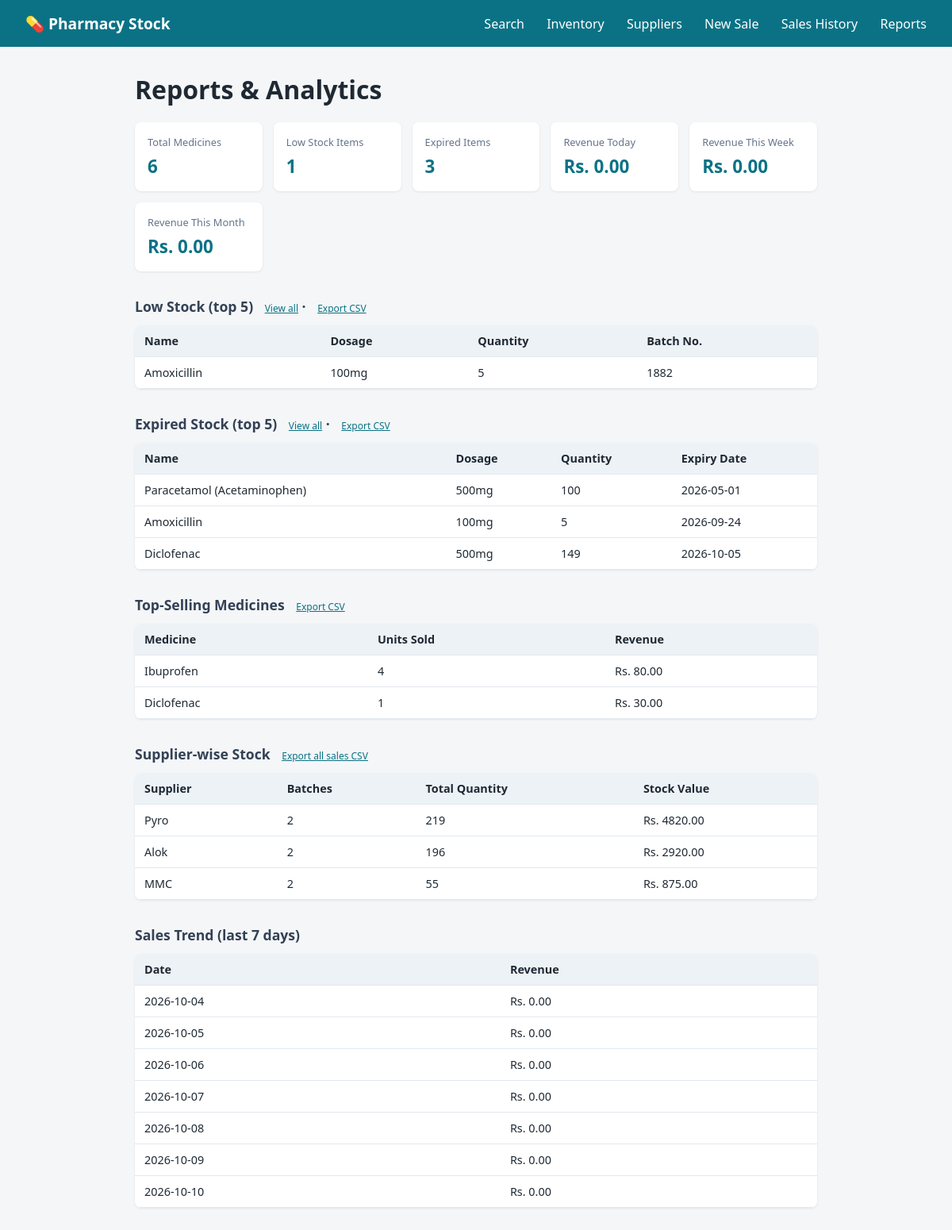
Page /reports on the committed database.
### tables this page shows
CREATE TABLE medicines (
            id INTEGER PRIMARY KEY AUTOINCREMENT,
            name TEXT NOT NULL,
            dosage TEXT NOT NULL,
            quantity INTEGER NOT NULL,
            batch_number TEXT NOT NULL,
            expiry_date TEXT NOT NULL,
            unit_price REAL NOT NULL DEFAULT 0,
            supplier_id INTEGER,
            FOREIGN KEY (supplier_id) REFERENCES suppliers (id)
        );

CREATE TABLE sale_items (
            id INTEGER PRIMARY KEY AUTOINCREMENT,
            sale_id INTEGER NOT NULL,
            medicine_id INTEGER,
            medicine_name TEXT NOT NULL,
            quantity INTEGER NOT NULL,
            unit_price REAL NOT NULL,
            line_total REAL NOT NULL,
            FOREIGN KEY (sale_id) REFERENCES sales (id)
        );

CREATE TABLE suppliers (
            id INTEGER PRIMARY KEY AUTOINCREMENT,
            name TEXT NOT NULL,
            contact_person TEXT,
            phone TEXT,
            email TEXT,
            address TEXT,
            status TEXT NOT NULL DEFAULT 'active'
        );

### app.py (the view)
@app.route("/reports")
def reports_dashboard():
    conn = get_db_connection()
    low_stock = get_low_stock_medicines(conn)
    expired = get_expired_medicines(conn)
    top_selling = get_top_selling_medicines(conn, limit=5)
    revenue = get_revenue_summary(conn)
    supplier_totals = get_supplier_purchase_totals(conn)
    trend = get_sales_trend(conn)
    total_medicines = conn.execute("SELECT COUNT(*) AS c FROM medicines").fetchone()["c"]
    conn.close()
    return render_template(
        "reports.html",
        low_stock=low_stock[:5], low_stock_count=len(low_stock),
        expired=expired[:5], expired_count=len(expired),
        top_selling=top_selling,
        revenue=revenue,
        supplier_totals=supplier_totals,
        trend=trend,
        total_medicines=total_medicines,
    )

### app.py (called while the page is built)
def get_db_connection():
    conn = sqlite3.connect(DB_NAME)
    conn.row_factory = sqlite3.Row  # lets us access columns by name
    conn.execute("PRAGMA foreign_keys = ON")
    return conn

def get_low_stock_medicines(conn, threshold=LOW_STOCK_THRESHOLD):
    return conn.execute(
        "SELECT * FROM medicines WHERE quantity <= ? ORDER BY quantity", (threshold,)
    ).fetchall()

def get_expired_medicines(conn):
    today = date.today().isoformat()
    return conn.execute(
        "SELECT * FROM medicines WHERE expiry_date < ? ORDER BY expiry_date", (today,)
    ).fetchall()

def get_top_selling_medicines(conn, limit=10):
    return conn.execute("""
        SELECT sale_items.medicine_name AS name,
               SUM(sale_items.quantity) AS total_qty,
               SUM(sale_items.line_total) AS total_revenue
        FROM sale_items
        JOIN sales ON sale_items.sale_id = sales.id
        WHERE sales.status = 'completed'
        GROUP BY sale_items.medicine_name
        ORDER BY total_qty DESC
        LIMIT ?
    """, (limit,)).fetchall()

def get_revenue_summary(conn):
    today = date.today()
    week_start = (today - timedelta(days=today.weekday())).isoformat()
    month_start = today.replace(day=1).isoformat()
    def revenue_since(start_date):
        row = conn.execute(
            "SELECT COALESCE(SUM(total), 0) AS total FROM sales WHERE status = 'completed' AND sale_date >= ?",
            (start_date,)
        ).fetchone()
        return row["total"]
    return {
        "today": revenue_since(today.isoformat()),
        "week": revenue_since(week_start),
        "month": revenue_since(month_start),
        "all_time": revenue_since("0000-00-00"),
    }

def get_supplier_purchase_totals(conn):
    return conn.execute("""
        SELECT suppliers.name AS supplier_name,
               COUNT(medicines.id) AS batch_count,
               COALESCE(SUM(medicines.quantity), 0) AS total_quantity,
               COALESCE(SUM(medicines.quantity * medicines.unit_price), 0) AS stock_value
        FROM suppliers
        LEFT JOIN medicines ON medicines.supplier_id = suppliers.id
        GROUP BY suppliers.id
        ORDER BY stock_value DESC
    """).fetchall()

### templates/reports.html (shortened to what this page needs)
{% extends "base.html" %}
{% block content %}
    <h1>Reports &amp; Analytics</h1>
    <div class="cards-grid">
        <div class="stat-card">
            <div class="stat-label">Total Medicines</div>
            <div class="stat-value">{{ total_medicines }}</div>
        </div>
        <div class="stat-card">
            <div class="stat-label">Low Stock Items</div>
            <div class="stat-value">{{ low_stock_count }}</div>
        </div>
        <div class="stat-card">
            <div class="stat-label">Expired Items</div>
            <div class="stat-value">{{ expired_count }}</div>
        </div>
        <div class="stat-card">
            <div class="stat-label">Revenue Today</div>
            <div class="stat-value">Rs. {{ "%.2f"|format(revenue.today) }}</div>
        </div>
        <div class="stat-card">
            <div class="stat-label">Revenue This Week</div>
            <div class="stat-value">Rs. {{ "%.2f"|format(revenue.week) }}</div>
        </div>
        <div class="stat-card">
            <div class="stat-label">Revenue This Month</div>
            <div class="stat-value">Rs. {{ "%.2f"|format(revenue.month) }}</div>
        </div>
    </div>
    <div class="report-section">
        <h2>Low Stock (top 5) <a href="{{ url_for('low_stock_view') }}">View all</a> · <a href="{{ url_for('export_report', report_type='low_stock') }}">Export CSV</a></h2>
        <table>
            <thead><tr><th>Name</th><th>Dosage</th><th>Quantity</th><th>Batch No.</th></tr></thead>
            <tbody>
                {% for m in low_stock %}
                    <tr><td>{{ m.name }}</td><td>{{ m.dosage }}</td><td>{{ m.quantity }}</td><td>{{ m.batch_number }}</td></tr>
                {% else %}
                    <tr><td colspan="4">Nothing low on stock.</td></tr>
                {% endfor %}
            </tbody>
        </table>
    </div>
    <div class="report-section">
        <h2>Expired Stock (top 5) <a href="{{ url_for('expired_view') }}">View all</a> · <a href="{{ url_for('export_report', report_type='expired') }}">Export CSV</a></h2>
        <table>
            <thead><tr><th>Name</th><th>Dosage</th><th>Quantity</th><th>Expiry Date</th></tr></thead>
            <tbody>
                {% for m in expired %}
                    <tr><td>{{ m.name }}</td><td>{{ m.dosage }}</td><td>{{ m.quantity }}</td><td>{{ m.expiry_date }}</td></tr>
                {% else %}
                    <tr><td colspan="4">Nothing expired.</td></tr>
                {% endfor %}
            </tbody>
        </table>
    </div>
    <div class="report-section">
        <h2>Top-Selling Medicines <a href="{{ url_for('export_report', report_type='top_selling') }}">Export CSV</a></h2>
        <table>
            <thead><tr><th>Medicine</th><th>Units Sold</th><th>Revenue</th></tr></thead>
            <tbody>
                {% for r in top_selling %}
                    <tr><td>{{ r.name }}</td><td>{{ r.total_qty }}</td><td>Rs. {{ "%.2f"|format(r.total_revenue) }}</td></tr>
                {% else %}
                    <tr><td colspan="3">No sales recorded yet.</td></tr>
                {% endfor %}
            </tbody>
        </table>
    </div>
    <div class="report-section">
        <h2>Supplier-wise Stock <a href="{{ url_for('export_report', report_type='sales') }}">Export all sales CSV</a></h2>
        <table>
            <thead><tr><th>Supplier</th><th>Batches</th><th>Total Quantity</th><th>Stock Value</th></tr></thead>
            <tbody>
                {% for s in supplier_totals %}
                    <tr><td>{{ s.supplier_name }}</td><td>{{ s.batch_count }}</td><td>{{ s.total_quantity }}</td><td>Rs. {{ "%.2f"|format(s.stock_value) }}</td></tr>
                {% else %}
                    <tr><td colspan="4">No suppliers yet.</td></tr>
                {% endfor %}
            </tbody>
        </table>
    </div>
    <div class="report-section">
        <h2>Sales Trend (last 7 days)</h2>
        <table>
            <thead><tr><th>Date</th><th>Revenue</th></tr></thead>
            <tbody>
                {% for t in trend %}
                    <tr><td>{{ t.date }}</td><td>Rs. {{ "%.2f"|format(t.total) }}</td></tr>
                {% endfor %}
            </tbody>
        </table>
    </div>
{% endblock %}

### static/style.css (style rules this page uses)
* { box-sizing: border-box; }
body { font-family: 'Segoe UI', Arial, sans-serif; margin: 0; background: #f4f6f8; color: #1f2933; }
h1 { margin-bottom: 20px; }
h2 { margin-top: 32px; margin-bottom: 12px; font-size: 1.1rem; color: #334155; }
table { width: 100%; border-collapse: collapse; background: white; box-shadow: 0 1px 3px rgba(0,0,0,0.08); border-radius: 8px; overflow: hidden; }
th, td { padding: 10px 12px; text-align: left; border-bottom: 1px solid #e2e8f0; font-size: 0.9rem; }
th { background: #edf2f7; font-weight: 600; }
.cards-grid { display: grid; grid-template-columns: repeat(auto-fit, minmax(160px, 1fr)); gap: 14px; margin-bottom: 28px; }
.stat-card { background: white; border-radius: 8px; padding: 16px; box-shadow: 0 1px 3px rgba(0,0,0,0.08); }
.stat-label { font-size: 0.8rem; color: #64748b; margin-bottom: 6px; }
.stat-value { font-size: 1.4rem; font-weight: 700; color: #0b7285; }
.report-section { margin-bottom: 32px; }
.report-section h2 a { font-size: 0.75rem; font-weight: 500; color: #0b7285; margin-left: 10px; }

### rows in the picture
medicines: name "Amoxicillin", dosage "100mg", quantity "5", batch_number "1882", expiry_date "2026-09-24"
medicines: name "Paracetamol (Acetaminophen)", dosage "500mg", quantity "100", expiry_date "2026-05-01"
medicines: name "Diclofenac", dosage "500mg", quantity "149", expiry_date "2026-10-05"
sale_items: name "Ibuprofen", total_qty "4", total_revenue "80.00"
sale_items: name "Diclofenac", total_qty "1", total_revenue "30.00"
suppliers: supplier_name "Pyro", batch_count "2", total_quantity "219", stock_value "4820.00"
suppliers: supplier_name "Alok", batch_count "2", total_quantity "196", stock_value "2920.00"
suppliers: supplier_name "MMC", batch_count "2", total_quantity "55", stock_value "875.00"

### other values in the picture
{{ total_medicines }} "6"
{{ low_stock_count }} "1"
{{ expired_count }} "3"
{{ "%.2f"|format(revenue.today) }} "0.00"
{{ "%.2f"|format(revenue.week) }} "0.00"
{{ "%.2f"|format(revenue.month) }} "0.00"
{{ t.date }} "2026-10-04" "2026-10-05" "2026-10-06" "2026-10-07" "2026-10-08" "2026-10-09" "2026-10-10"
{{ "%.2f"|format(t.total) }} "0.00" "0.00" "0.00" "0.00" "0.00" "0.00" "0.00"
